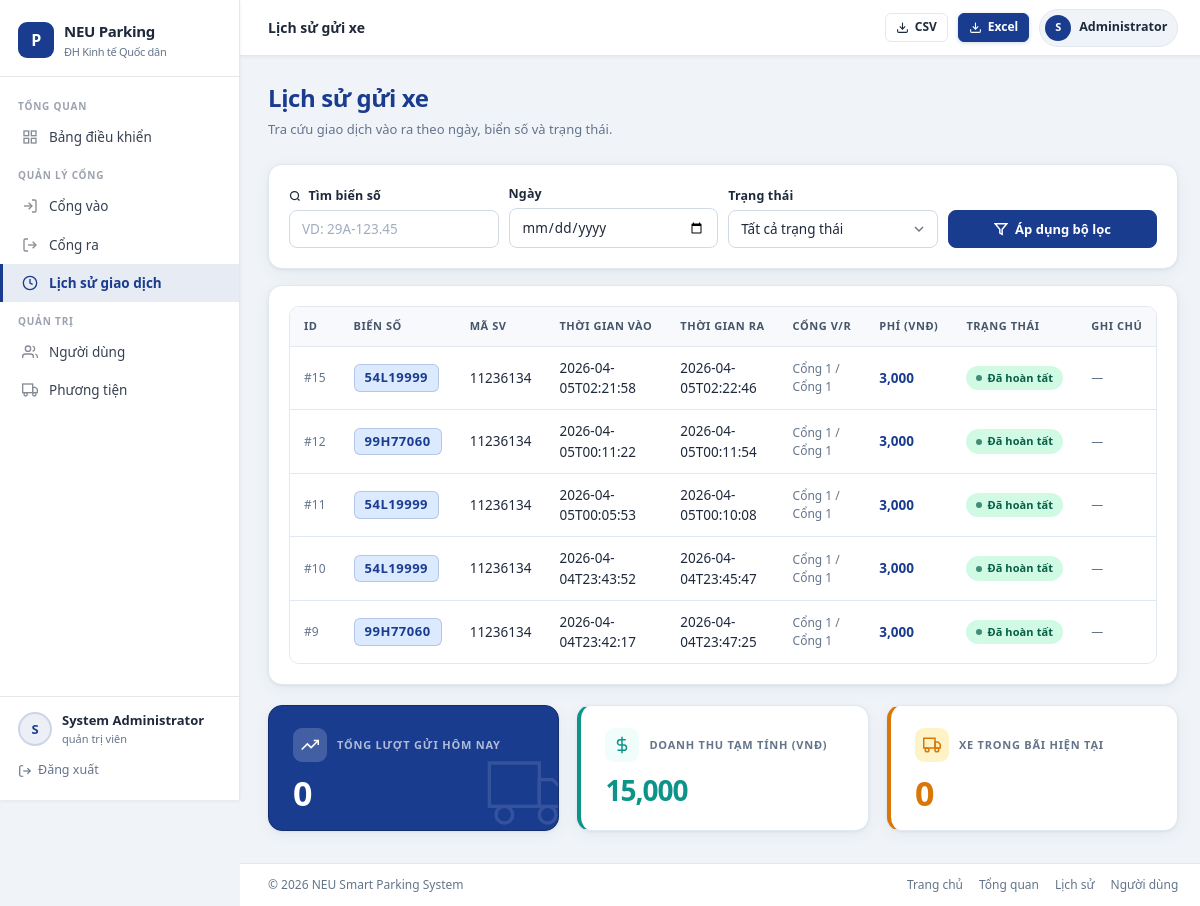
Screenshot of /history (signed in) with the database file from the repository.
### tables this page shows
CREATE TABLE users (
            id INTEGER PRIMARY KEY AUTOINCREMENT,
            username TEXT UNIQUE NOT NULL,
            password_hash TEXT NOT NULL,
            full_name TEXT NOT NULL,
            role TEXT NOT NULL DEFAULT 'student' CHECK (role IN ('admin', 'student', 'guard')),
            student_code TEXT UNIQUE,
            email TEXT UNIQUE,
            phone TEXT,
            is_active INTEGER NOT NULL DEFAULT 1,
            created_at TEXT DEFAULT CURRENT_TIMESTAMP
        );

CREATE TABLE parking_log (
            id INTEGER PRIMARY KEY AUTOINCREMENT,
            plate TEXT NOT NULL,
            student_code TEXT NOT NULL,
            time_in TEXT NOT NULL,
            time_out TEXT,
            gate_in TEXT,
            gate_out TEXT,
            fee INTEGER NOT NULL DEFAULT 0,
            status TEXT NOT NULL DEFAULT 'IN_PARKING',
            note TEXT,
            created_at TEXT DEFAULT CURRENT_TIMESTAMP
        );

### app.py (the view)
@app.route("/history")
@roles_required("guard", "admin")
def history():
    plate = (request.args.get("plate") or "").strip()
    status = (request.args.get("status") or "").strip()
    date = (request.args.get("date") or "").strip()
    context = {
        "history": list_history_records(plate=plate, status=status, date=date),
        "total_revenue": int(_fetch_scalar("SELECT COALESCE(SUM(fee),0) FROM parking_log WHERE time_out IS NOT NULL")),
        "today_count": int(_fetch_scalar("SELECT COUNT(*) FROM parking_log WHERE date(time_in)=date('now','localtime')")),
        "occupancy": int(_fetch_scalar("SELECT COUNT(*) FROM parking_log WHERE time_out IS NULL")),
        "plate_filter": plate,
        "status_filter": status,
        "date_filter": date,
    }
    return render_template("history.html", **context)

### templates/history.html (shortened to what this page needs)
{% extends 'base.html' %}
{% block topbar_title %}Lịch sử gửi xe{% endblock %}
{% block extra_css %}
<link rel="stylesheet" href="{{ url_for('static', filename='css/parking.css') }}">
{% endblock %}
{% block topbar_actions %}
<a class="btn btn-secondary btn-small" href="{{ url_for('export_csv', plate=plate_filter, status=status_filter, date=date_filter) }}">
    <svg width="13" height="13" viewBox="0 0 24 24" fill="none" stroke="currentColor" stroke-width="2"><path d="M21 15v4a2 2 0 01-2 2H5a2 2 0 01-2-2v-4"/><polyline points="7 10 12 15 17 10"/><line x1="12" y1="15" x2="12" y2="3"/></svg>
    CSV
</a>
<a class="btn btn-primary btn-small" href="{{ url_for('export_excel', plate=plate_filter, status=status_filter, date=date_filter) }}">
    <svg width="13" height="13" viewBox="0 0 24 24" fill="none" stroke="currentColor" stroke-width="2"><path d="M21 15v4a2 2 0 01-2 2H5a2 2 0 01-2-2v-4"/><polyline points="7 10 12 15 17 10"/><line x1="12" y1="15" x2="12" y2="3"/></svg>
    Excel
</a>
{% endblock %}
{% block content %}
<div class="page-header">
    <div>
        <h1 class="page-title">Lịch sử gửi xe</h1>
        <p class="page-subtitle">Tra cứu giao dịch vào ra theo ngày, biển số và trạng thái.</p>
    </div>
</div>
<article class="section-card" style="margin-bottom:16px;">
    <form method="get" action="{{ url_for('history') }}" class="filter-bar">
        <div class="form-group">
            <label for="plate">
                <svg width="12" height="12" viewBox="0 0 24 24" fill="none" stroke="currentColor" stroke-width="2.5" style="margin-right:4px;vertical-align:middle;"><circle cx="11" cy="11" r="8"/><path d="m21 21-4.35-4.35"/></svg>
                Tìm biển số
            </label>
            <input id="plate" type="text" name="plate" value="{{ plate_filter }}" placeholder="VD: 29A-123.45">
        </div>
        <div class="form-group">
            <label for="date">Ngày</label>
            <input id="date" type="date" name="date" value="{{ date_filter }}">
        </div>
        <div class="form-group">
            <label for="status">Trạng thái</label>
            <select id="status" name="status">
                <option value="">Tất cả trạng thái</option>
            </select>
        </div>
        <div>
            <button class="hs-filter-btn" type="submit">
                <svg width="14" height="14" viewBox="0 0 24 24" fill="none" stroke="currentColor" stroke-width="2.5">
                    <polygon points="22 3 2 3 10 12.46 10 19 14 21 14 12.46 22 3"/>
                </svg>
                Áp dụng bộ lọc
            </button>
        </div>
    </form>
</article>
<article class="section-card" style="margin-bottom:20px;">
    <div class="table-wrapper">
        <table>
            <thead>
                <tr>
                    <th>ID</th>
                    <th>Biển số</th>
                    <th>Mã SV</th>
                    <th>Thời gian vào</th>
                    <th>Thời gian ra</th>
                    <th>Cổng V/R</th>
                    <th>Phí (VNĐ)</th>
                    <th>Trạng thái</th>
                    <th>Ghi chú</th>
                </tr>
            </thead>
            <tbody>
                {% for item in history %}
                <tr>
                    <td style="color:var(--text-secondary);font-size:12px;">#{{ item.id }}</td>
                    <td><span class="plate-badge">{{ item.plate }}</span></td>
                    <td>{{ item.student_code }}</td>
                    <td>{{ item.time_in or '—' }}</td>
                    <td>{{ item.time_out or '—' }}</td>
                    <td style="font-size:12px;color:var(--text-secondary);">
                        {{ item.gate_in or '—' }} / {{ item.gate_out or '—' }}
                    </td>
                    <td style="font-weight:700;color:var(--primary);">
                        {{ "{:,.0f}".format(item.fee or 0) }}
                    </td>
                    <td>
                        <span class="badge {% if item.status == 'IN_PARKING' %}badge-warning{% else %}badge-success{% endif %}">
                            {{ translate_status(item.status) }}
                        </span>
                    </td>
                    <td style="color:var(--text-secondary);font-size:12px;">{{ item.note or '—' }}</td>
                </tr>
                {% else %}
                <tr>
                    <td colspan="9" class="muted" style="text-align:center;padding:28px;">Không có bản ghi phù hợp.</td>
                </tr>
                {% endfor %}
            </tbody>
        </table>
    </div>
</article>
<div class="grid grid-3" style="margin-top:8px;">
    <article class="hs-stat-card hs-stat-dark">
        <div class="hs-stat-top">
            <div class="hs-stat-icon-wrap hs-icon-white">
                <svg width="18" height="18" viewBox="0 0 24 24" fill="none" stroke="currentColor" stroke-width="2">
                    <polyline points="23 6 13.5 15.5 8.5 10.5 1 18"/>
                    <polyline points="17 6 23 6 23 12"/>
                </svg>
            </div>
            <span class="hs-stat-eyebrow">TỔNG LƯỢT GỬI HÔM NAY</span>
        </div>
        <p class="hs-stat-value">{{ today_count }}</p>
        <div class="hs-stat-bg-icon">
            <svg width="80" height="80" viewBox="0 0 24 24" fill="none" stroke="currentColor" stroke-width="1" opacity="0.12">
                <rect x="1" y="3" width="15" height="13"/><polygon points="16 8 20 8 23 11 23 16 16 16 16 8"/>
                <circle cx="5.5" cy="18.5" r="2.5"/><circle cx="18.5" cy="18.5" r="2.5"/>
            </svg>
        </div>
    </article>
    <article class="hs-stat-card hs-stat-teal">
        <div class="hs-stat-top">
            <div class="hs-stat-icon-wrap hs-icon-teal">
                <svg width="18" height="18" viewBox="0 0 24 24" fill="none" stroke="currentColor" stroke-width="2">
                    <line x1="12" y1="1" x2="12" y2="23"/>
                    <path d="M17 5H9.5a3.5 3.5 0 0 0 0 7h5a3.5 3.5 0 0 1 0 7H6"/>
                </svg>
            </div>
            <span class="hs-stat-eyebrow">DOANH THU TẠM TÍNH (VNĐ)</span>
        </div>
        <p class="hs-stat-value hs-val-teal">{{ "{:,.0f}".format(total_revenue) }}</p>
    </article>
    <article class="hs-stat-card hs-stat-orange">
        <div class="hs-stat-top">
            <div class="hs-stat-icon-wrap hs-icon-orange">
                <svg width="18" height="18" viewBox="0 0 24 24" fill="none" stroke="currentColor" stroke-width="2">
                    <rect x="1" y="3" width="15" height="13"/><polygon points="16 8 20 8 23 11 23 16 16 16 16 8"/>
                    <circle cx="5.5" cy="18.5" r="2.5"/><circle cx="18.5" cy="18.5" r="2.5"/>
                </svg>
            </div>
            <span class="hs-stat-eyebrow">XE TRONG BÃI HIỆN TẠI</span>
        </div>
        <p class="hs-stat-value hs-val-orange">{{ occupancy }}</p>
    </article>
</div>
{% endblock %}

### templates/base.html (shortened to what this page needs)
<!DOCTYPE html>
<html lang="vi">
<head>
    <link rel="stylesheet" href="{{ url_for('static', filename='css/base.css') }}">
    <link rel="stylesheet" href="{{ url_for('static', filename='css/layout.css') }}">
    <link rel="stylesheet" href="{{ url_for('static', filename='css/components.css') }}">
    <link rel="stylesheet" href="{{ url_for('static', filename='css/forms.css') }}">
    <link rel="stylesheet" href="{{ url_for('static', filename='css/tables.css') }}">
    {% block extra_css %}{% endblock %}
</head>
<body>
{% if current_user %}
<div class="app-shell">
    <aside class="sidebar" id="sidebar">
        <div class="sidebar-brand">
            <a class="sidebar-brand-logo" href="{{ url_for('index') }}">
                <div class="sidebar-brand-icon">P</div>
                <div>
                    <div>NEU Parking</div>
                    <div class="sidebar-brand-subtitle">ĐH Kinh tế Quốc dân</div>
                </div>
            </a>
        </div>
        <nav class="sidebar-nav">
            {% if current_user.role in ['admin', 'guard'] %}
            <div class="sidebar-section">
                <div class="sidebar-section-label">Tổng quan</div>
                <a class="sidebar-link {% if request.endpoint == 'dashboard' %}active{% endif %}"
                   href="{{ url_for('dashboard') }}">
                    <span class="sidebar-link-icon">
                        <svg width="16" height="16" viewBox="0 0 24 24" fill="none" stroke="currentColor" stroke-width="2"><rect x="3" y="3" width="7" height="7"/><rect x="14" y="3" width="7" height="7"/><rect x="14" y="14" width="7" height="7"/><rect x="3" y="14" width="7" height="7"/></svg>
                    </span>
                    Bảng điều khiển
                </a>
            </div>
            <div class="sidebar-section">
                <div class="sidebar-section-label">Quản lý cổng</div>
                <a class="sidebar-link {% if request.endpoint == 'gate_in' %}active{% endif %}"
                   href="{{ url_for('gate_in') }}">
                    <span class="sidebar-link-icon">
                        <svg width="16" height="16" viewBox="0 0 24 24" fill="none" stroke="currentColor" stroke-width="2"><path d="M15 3h4a2 2 0 012 2v14a2 2 0 01-2 2h-4"/><polyline points="10 17 15 12 10 7"/><line x1="15" y1="12" x2="3" y2="12"/></svg>
                    </span>
                    Cổng vào
                </a>
                <a class="sidebar-link {% if request.endpoint == 'gate_out' %}active{% endif %}"
                   href="{{ url_for('gate_out') }}">
                    <span class="sidebar-link-icon">
                        <svg width="16" height="16" viewBox="0 0 24 24" fill="none" stroke="currentColor" stroke-width="2"><path d="M9 21H5a2 2 0 01-2-2V5a2 2 0 012-2h4"/><polyline points="16 17 21 12 16 7"/><line x1="21" y1="12" x2="9" y2="12"/></svg>
                    </span>
                    Cổng ra
                </a>
                <a class="sidebar-link {% if request.endpoint == 'history' %}active{% endif %}"
                   href="{{ url_for('history') }}">
                    <span class="sidebar-link-icon">
                        <svg width="16" height="16" viewBox="0 0 24 24" fill="none" stroke="currentColor" stroke-width="2"><circle cx="12" cy="12" r="10"/><polyline points="12 6 12 12 16 14"/></svg>
                    </span>
                    Lịch sử giao dịch
                </a>
            </div>
            {% if current_user.role == 'admin' %}
            <div class="sidebar-section">
                <div class="sidebar-section-label">Quản trị</div>
                <a class="sidebar-link {% if request.endpoint == 'user_management' %}active{% endif %}"
                   href="{{ url_for('user_management') }}">
                    <span class="sidebar-link-icon">
                        <svg width="16" height="16" viewBox="0 0 24 24" fill="none" stroke="currentColor" stroke-width="2"><path d="M17 21v-2a4 4 0 00-4-4H5a4 4 0 00-4 4v2"/><circle cx="9" cy="7" r="4"/><path d="M23 21v-2a4 4 0 00-3-3.87"/><path d="M16 3.13a4 4 0 010 7.75"/></svg>
                    </span>
                    Người dùng
                </a>
                <a class="sidebar-link {% if request.endpoint == 'vehicles' %}active{% endif %}"
                   href="{{ url_for('vehicles') }}">
                    <span class="sidebar-link-icon">
                        <svg width="16" height="16" viewBox="0 0 24 24" fill="none" stroke="currentColor" stroke-width="2"><rect x="1" y="3" width="15" height="13"/><polygon points="16 8 20 8 23 11 23 16 16 16 16 8"/><circle cx="5.5" cy="18.5" r="2.5"/><circle cx="18.5" cy="18.5" r="2.5"/></svg>
                    </span>
                    Phương tiện
                </a>
            </div>
            {% endif %}
            {% endif %}
        </nav>
        <div class="sidebar-footer">
            <div class="sidebar-user">
                <div class="sidebar-avatar">{{ current_user.full_name[0] | upper if current_user.full_name else 'U' }}</div>
                <div class="sidebar-user-info">
                    <div class="sidebar-user-name">{{ current_user.full_name }}</div>
                    <div class="sidebar-user-role">{{ translate_role(current_user.role) }}</div>
                </div>
            </div>
            <a class="sidebar-logout" href="{{ url_for('logout') }}">
                <svg width="14" height="14" viewBox="0 0 24 24" fill="none" stroke="currentColor" stroke-width="2"><path d="M9 21H5a2 2 0 01-2-2V5a2 2 0 012-2h4"/><polyline points="16 17 21 12 16 7"/><line x1="21" y1="12" x2="9" y2="12"/></svg>
                Đăng xuất
            </a>
        </div>
    </aside>
    <div class="main-area">
        <header class="topbar">
            <div class="topbar-left">
                <span class="topbar-title">{% block topbar_title %}NEU Smart Parking{% endblock %}</span>
            </div>
            <div class="topbar-right">
                {% block topbar_actions %}{% endblock %}
                <a class="topbar-user" href="{% if current_user.role in ['admin','guard'] %}{{ url_for('dashboard') }}{% else %}{{ url_for('self_dashboard') }}{% endif %}">
                    <div class="topbar-avatar">{{ current_user.full_name[0] | upper if current_user.full_name else 'U' }}</div>
                    {{ current_user.full_name.split(' ')[-1] }}
                </a>
            </div>
        </header>
        <main class="page-content">
            {% block content %}{% endblock %}
        </main>
        <footer class="app-footer">
            <span>&copy; {{ current_year }} NEU Smart Parking System</span>
            <div class="app-footer-links">
                <a href="{{ url_for('index') }}">Trang chủ</a>
                {% if current_user.role in ['admin', 'guard'] %}
                    <a href="{{ url_for('dashboard') }}">Tổng quan</a>
                    <a href="{{ url_for('history') }}">Lịch sử</a>
                    {% if current_user.role == 'admin' %}
                    <a href="{{ url_for('user_management') }}">Người dùng</a>
                    {% endif %}
                {% else %}
                    <a href="{{ url_for('self_dashboard') }}">Trang cá nhân</a>
                    <a href="{{ url_for('student_qr') }}">Mã QR</a>
                    <a href="{{ url_for('self_history') }}">Lịch sử</a>
                {% endif %}
            </div>
        </footer>
    </div>
</div>
{% endif %}
</body>
</html>

### rows the page displays
users: full_name "S", full_name "System Administrator", full_name "Administrator"
parking_log: id "15", plate "54L19999", student_code "11236134", time_in "2026-04-05T02:21:58", time_out "2026-04-05T02:22:46", gate_in "Cổng 1", gate_out "Cổng 1", fee "3,000", note "—"
parking_log: id "12", plate "99H77060", student_code "11236134", time_in "2026-04-05T00:11:22", time_out "2026-04-05T00:11:54", gate_in "Cổng 1", gate_out "Cổng 1", fee "3,000", note "—"
parking_log: id "11", plate "54L19999", student_code "11236134", time_in "2026-04-05T00:05:53", time_out "2026-04-05T00:10:08", gate_in "Cổng 1", gate_out "Cổng 1", fee "3,000", note "—"
parking_log: id "10", plate "54L19999", student_code "11236134", time_in "2026-04-04T23:43:52", time_out "2026-04-04T23:45:47", gate_in "Cổng 1", gate_out "Cổng 1", fee "3,000", note "—"
parking_log: id "9", plate "99H77060", student_code "11236134", time_in "2026-04-04T23:42:17", time_out "2026-04-04T23:47:25", gate_in "Cổng 1", gate_out "Cổng 1", fee "3,000", note "—"

### other values shown
{{ today_count }} "0"
{{ "{:,.0f}".format(total_revenue) }} "15,000"
{{ occupancy }} "0"
